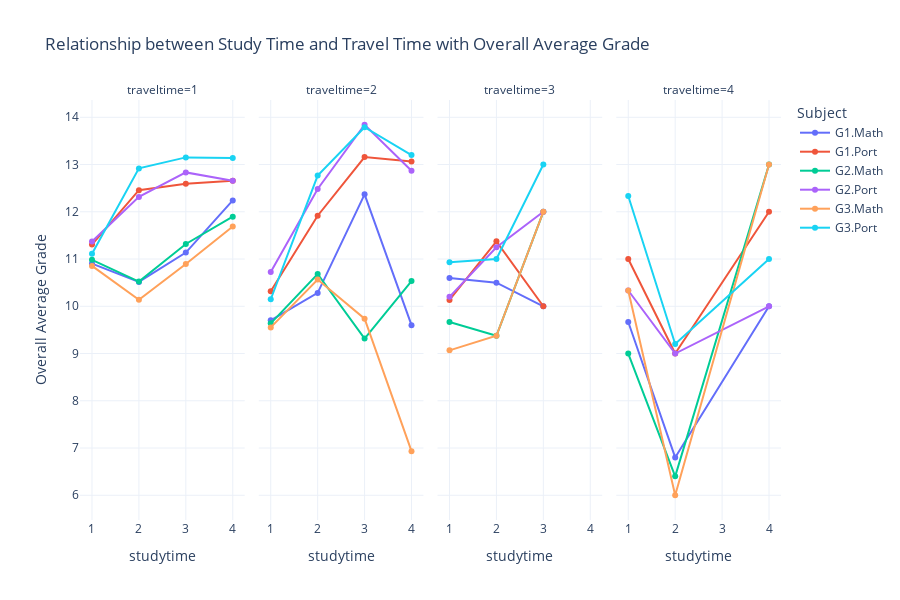

Notebook source saved alongside this figure:
### Markdown cell above
From the above barplot we can see that students are being more absent in the Mathematics subjects and this is the reason that might led them to the failure of that particular subject. Here we can see that the female students are more absent in the classes, but that doesn't neccessarily mean that the female students will be the ones that will have higher chances of failing that particular class. From the previous barplot we saw that male students are more likely to fail when comparing with the female students.

### Code cell
data_melted = data.melt(
    id_vars=['studytime', 'traveltime'], 
    value_vars=['G1.Math', 'G2.Math', 'G3.Math', 'G1.Port', 'G2.Port', 'G3.Port'], 
    var_name='Subject', 
    value_name='Grade'
)

# Group by studytime, traveltime, and Subject, calculate the mean, and reset the index
grouping4 = data_melted.groupby(by=["studytime", "traveltime", "Subject"])["Grade"].mean().reset_index()

# Line plot with Plotly Express
fig = px.line(
    grouping4, 
    x='studytime', 
    y='Grade', 
    color='Subject', 
    markers=True, 
    facet_col='traveltime',
    title='Relationship between Study Time and Travel Time with Overall Average Grade',
    labels={'Grade': 'Overall Average Grade'},
    template='plotly_white'
)

fig.update_layout(height=600, showlegend=True)
fig.show()

### Figure 1 — Plotly figure (JSON) as saved in the notebook; plotly's stock layout.template omitted (floating-point values rounded to 4 significant figures)
{"data": [{"hovertemplate": "Subject=G1.Math<br>traveltime=1<br>studytime=%{x}<br>Overall Average Grade=%{y}<extra></extra>", "legendgroup": "G1.Math", "line": {"color": "#636efa", "dash": "solid"}, "marker": {"symbol": "circle"}, "mode": "lines+markers", "name": "G1.Math", "orientation": "v", "showlegend": true, "type": "scatter", "x": [1, 2, 3, 4], "xaxis": "x", "y": [10.9, 10.52, 11.14, 12.24], "yaxis": "y"}, {"hovertemplate": "Subject=G1.Math<br>traveltime=2<br>studytime=%{x}<br>Overall Average Grade=%{y}<extra></extra>", "legendgroup": "G1.Math", "line": {"color": "#636efa", "dash": "solid"}, "marker": {"symbol": "circle"}, "mode": "lines+markers", "name": "G1.Math", "orientation": "v", "showlegend": false, "type": "scatter", "x": [1, 2, 3, 4], "xaxis": "x2", "y": [9.702, 10.28, 12.37, 9.6], "yaxis": "y2"}, {"hovertemplate": "Subject=G1.Math<br>traveltime=3<br>studytime=%{x}<br>Overall Average Grade=%{y}<extra></extra>", "legendgroup": "G1.Math", "line": {"color": "#636efa", "dash": "solid"}, "marker": {"symbol": "circle"}, "mode": "lines+markers", "name": "G1.Math", "orientation": "v", "showlegend": false, "type": "scatter", "x": [1, 2, 3], "xaxis": "x3", "y": [10.6, 10.5, 10], "yaxis": "y3"}, {"hovertemplate": "Subject=G1.Math<br>traveltime=4<br>studytime=%{x}<br>Overall Average Grade=%{y}<extra></extra>", "legendgroup": "G1.Math", "line": {"color": "#636efa", "dash": "solid"}, "marker": {"symbol": "circle"}, "mode": "lines+markers", "name": "G1.Math", "orientation": "v", "showlegend": false, "type": "scatter", "x": [1, 2, 4], "xaxis": "x4", "y": [9.667, 6.8, 10], "yaxis": "y4"}, {"hovertemplate": "Subject=G1.Port<br>traveltime=1<br>studytime=%{x}<br>Overall Average Grade=%{y}<extra></extra>", "legendgroup": "G1.Port", "line": {"color": "#EF553B", "dash": "solid"}, "marker": {"symbol": "circle"}, "mode": "lines+markers", "name": "G1.Port", "orientation": "v", "showlegend": true, "type": "scatter", "x": [1, 2, 3, 4], "xaxis": "x", "y": [11.31, 12.46, 12.59, 12.66], "yaxis": "y"}, {"hovertemplate": "Subject=G1.Port<br>traveltime=2<br>studytime=%{x}<br>Overall Average Grade=%{y}<extra></extra>", "legendgroup": "G1.Port", "line": {"color": "#EF553B", "dash": "solid"}, "marker": {"symbol": "circle"}, "mode": "lines+markers", "name": "G1.Port", "orientation": "v", "showlegend": false, "type": "scatter", "x": [1, 2, 3, 4], "xaxis": "x2", "y": [10.32, 11.92, 13.16, 13.07], "yaxis": "y2"}, {"hovertemplate": "Subject=G1.Port<br>traveltime=3<br>studytime=%{x}<br>Overall Average Grade=%{y}<extra></extra>", "legendgroup": "G1.Port", "line": {"color": "#EF553B", "dash": "solid"}, "marker": {"symbol": "circle"}, "mode": "lines+markers", "name": "G1.Port", "orientation": "v", "showlegend": false, "type": "scatter", "x": [1, 2, 3], "xaxis": "x3", "y": [10.13, 11.38, 10], "yaxis": "y3"}, {"hovertemplate": "Subject=G1.Port<br>traveltime=4<br>studytime=%{x}<br>Overall Average Grade=%{y}<extra></extra>", "legendgroup": "G1.Port", "line": {"color": "#EF553B", "dash": "solid"}, "marker": {"symbol": "circle"}, "mode": "lines+markers", "name": "G1.Port", "orientation": "v", "showlegend": false, "type": "scatter", "x": [1, 2, 4], "xaxis": "x4", "y": [11, 9, 12], "yaxis": "y4"}, {"hovertemplate": "Subject=G2.Math<br>traveltime=1<br>studytime=%{x}<br>Overall Average Grade=%{y}<extra></extra>", "legendgroup": "G2.Math", "line": {"color": "#00cc96", "dash": "solid"}, "marker": {"symbol": "circle"}, "mode": "lines+markers", "name": "G2.Math", "orientation": "v", "showlegend": true, "type": "scatter", "x": [1, 2, 3, 4], "xaxis": "x", "y": [10.98, 10.52, 11.32, 11.9], "yaxis": "y"}, {"hovertemplate": "Subject=G2.Math<br>traveltime=2<br>studytime=%{x}<br>Overall Average Grade=%{y}<extra></extra>", "legendgroup": "G2.Math", "line": {"color": "#00cc96", "dash": "solid"}, "marker": {"symbol": "circle"}, "mode": "lines+markers", "name": "G2.Math", "orientation": "v", "showlegend": false, "type": "scatter", "x": [1, 2, 3, 4], "xaxis": "x2", "y": [9.638, 10.68, 9.316, 10.53], "yaxis": "y2"}, {"hovertemplate": "Subject=G2.Math<br>traveltime=3<br>studytime=%{x}<br>Overall Average Grade=%{y}<extra></extra>", "legendgroup": "G2.Math", "line": {"color": "#00cc96", "dash": "solid"}, "marker": {"symbol": "circle"}, "mode": "lines+markers", "name": "G2.Math", "orientation": "v", "showlegend": false, "type": "scatter", "x": [1, 2, 3], "xaxis": "x3", "y": [9.667, 9.375, 12], "yaxis": "y3"}, {"hovertemplate": "Subject=G2.Math<br>traveltime=4<br>studytime=%{x}<br>Overall Average Grade=%{y}<extra></extra>", "legendgroup": "G2.Math", "line": {"color": "#00cc96", "dash": "solid"}, "marker": {"symbol": "circle"}, "mode": "lines+markers", "name": "G2.Math", "orientation": "v", "showlegend": false, "type": "scatter", "x": [1, 2, 4], "xaxis": "x4", "y": [9, 6.4, 13], "yaxis": "y4"}, {"hovertemplate": "Subject=G2.Port<br>traveltime=1<br>studytime=%{x}<br>Overall Average Grade=%{y}<extra></extra>", "legendgroup": "G2.Port", "line": {"color": "#ab63fa", "dash": "solid"}, "marker": {"symbol": "circle"}, "mode": "lines+markers", "name": "G2.Port", "orientation": "v", "showlegend": true, "type": "scatter", "x": [1, 2, 3, 4], "xaxis": "x", "y": [11.37, 12.32, 12.83, 12.66], "yaxis": "y"}, {"hovertemplate": "Subject=G2.Port<br>traveltime=2<br>studytime=%{x}<br>Overall Average Grade=%{y}<extra></extra>", "legendgroup": "G2.Port", "line": {"color": "#ab63fa", "dash": "solid"}, "marker": {"symbol": "circle"}, "mode": "lines+markers", "name": "G2.Port", "orientation": "v", "showlegend": false, "type": "scatter", "x": [1, 2, 3, 4], "xaxis": "x2", "y": [10.72, 12.48, 13.84, 12.87], "yaxis": "y2"}, {"hovertemplate": "Subject=G2.Port<br>traveltime=3<br>studytime=%{x}<br>Overall Average Grade=%{y}<extra></extra>", "legendgroup": "G2.Port", "line": {"color": "#ab63fa", "dash": "solid"}, "marker": {"symbol": "circle"}, "mode": "lines+markers", "name": "G2.Port", "orientation": "v", "showlegend": false, "type": "scatter", "x": [1, 2, 3], "xaxis": "x3", "y": [10.2, 11.25, 12], "yaxis": "y3"}, {"hovertemplate": "Subject=G2.Port<br>traveltime=4<br>studytime=%{x}<br>Overall Average Grade=%{y}<extra></extra>", "legendgroup": "G2.Port", "line": {"color": "#ab63fa", "dash": "solid"}, "marker": {"symbol": "circle"}, "mode": "lines+markers", "name": "G2.Port", "orientation": "v", "showlegend": false, "type": "scatter", "x": [1, 2, 4], "xaxis": "x4", "y": [10.33, 9, 10], "yaxis": "y4"}, {"hovertemplate": "Subject=G3.Math<br>traveltime=1<br>studytime=%{x}<br>Overall Average Grade=%{y}<extra></extra>", "legendgroup": "G3.Math", "line": {"color": "#FFA15A", "dash": "solid"}, "marker": {"symbol": "circle"}, "mode": "lines+markers", "name": "G3.Math", "orientation": "v", "showlegend": true, "type": "scatter", "x": [1, 2, 3, 4], "xaxis": "x", "y": [10.85, 10.14, 10.89, 11.69], "yaxis": "y"}, {"hovertemplate": "Subject=G3.Math<br>traveltime=2<br>studytime=%{x}<br>Overall Average Grade=%{y}<extra></extra>", "legendgroup": "G3.Math", "line": {"color": "#FFA15A", "dash": "solid"}, "marker": {"symbol": "circle"}, "mode": "lines+markers", "name": "G3.Math", "orientation": "v", "showlegend": false, "type": "scatter", "x": [1, 2, 3, 4], "xaxis": "x2", "y": [9.553, 10.57, 9.737, 6.933], "yaxis": "y2"}, {"hovertemplate": "Subject=G3.Math<br>traveltime=3<br>studytime=%{x}<br>Overall Average Grade=%{y}<extra></extra>", "legendgroup": "G3.Math", "line": {"color": "#FFA15A", "dash": "solid"}, "marker": {"symbol": "circle"}, "mode": "lines+markers", "name": "G3.Math", "orientation": "v", "showlegend": false, "type": "scatter", "x": [1, 2, 3], "xaxis": "x3", "y": [9.067, 9.375, 12], "yaxis": "y3"}, {"hovertemplate": "Subject=G3.Math<br>traveltime=4<br>studytime=%{x}<br>Overall Average Grade=%{y}<extra></extra>", "legendgroup": "G3.Math", "line": {"color": "#FFA15A", "dash": "solid"}, "marker": {"symbol": "circle"}, "mode": "lines+markers", "name": "G3.Math", "orientation": "v", "showlegend": false, "type": "scatter", "x": [1, 2, 4], "xaxis": "x4", "y": [10.33, 6, 13], "yaxis": "y4"}, {"hovertemplate": "Subject=G3.Port<br>traveltime=1<br>studytime=%{x}<br>Overall Average Grade=%{y}<extra></extra>", "legendgroup": "G3.Port", "line": {"color": "#19d3f3", "dash": "solid"}, "marker": {"symbol": "circle"}, "mode": "lines+markers", "name": "G3.Port", "orientation": "v", "showlegend": true, "type": "scatter", "x": [1, 2, 3, 4], "xaxis": "x", "y": [11.11, 12.92, 13.15, 13.14], "yaxis": "y"}, {"hovertemplate": "Subject=G3.Port<br>traveltime=2<br>studytime=%{x}<br>Overall Average Grade=%{y}<extra></extra>", "legendgroup": "G3.Port", "line": {"color": "#19d3f3", "dash": "solid"}, "marker": {"symbol": "circle"}, "mode": "lines+markers", "name": "G3.Port", "orientation": "v", "showlegend": false, "type": "scatter", "x": [1, 2, 3, 4], "xaxis": "x2", "y": [10.15, 12.77, 13.79, 13.2], "yaxis": "y2"}, {"hovertemplate": "Subject=G3.Port<br>traveltime=3<br>studytime=%{x}<br>Overall Average Grade=%{y}<extra></extra>", "legendgroup": "G3.Port", "line": {"color": "#19d3f3", "dash": "solid"}, "marker": {"symbol": "circle"}, "mode": "lines+markers", "name": "G3.Port", "orientation": "v", "showlegend": false, "type": "scatter", "x": [1, 2, 3], "xaxis": "x3", "y": [10.93, 11, 13], "yaxis": "y3"}, {"hovertemplate": "Subject=G3.Port<br>traveltime=4<br>studytime=%{x}<br>Overall Average Grade=%{y}<extra></extra>", "legendgroup": "G3.Port", "line": {"color": "#19d3f3", "dash": "solid"}, "marker": {"symbol": "circle"}, "mode": "lines+markers", "name": "G3.Port", "orientation": "v", "showlegend": false, "type": "scatter", "x": [1, 2, 4], "xaxis": "x4", "y": [12.33, 9.2, 11], "yaxis": "y4"}], "layout": {"annotations": [{"font": {}, "showarrow": false, "text": "traveltime=1", "x": 0.1175, "xanchor": "center", "xref": "paper", "y": 1, "yanchor": "bottom", "yref": "paper"}, {"font": {}, "showarrow": false, "text": "traveltime=2", "x": 0.3725, "xanchor": "center", "xref": "paper", "y": 1, "yanchor": "bottom", "yref": "paper"}, {"font": {}, "showarrow": false, "text": "traveltime=3", "x": 0.6275, "xanchor": "center", "xref": "paper", "y": 1, "yanchor": "bottom", "yref": "paper"}, {"font": {}, "showarrow": false, "text": "traveltime=4", "x": 0.8825, "xanchor": "center", "xref": "paper", "y": 1, "yanchor": "bottom", "yref": "paper"}], "height": 600, "legend": {"title": {"text": "Subject"}, "tracegroupgap": 0}, "showlegend": true, "title": {"text": "Relationship between Study Time and Travel Time with Overall Average Grade"}, "xaxis": {"anchor": "y", "domain": [0, 0.235], "title": {"text": "studytime"}}, "xaxis2": {"anchor": "y2", "domain": [0.255, 0.49], "matches": "x", "title": {"text": "studytime"}}, "xaxis3": {"anchor": "y3", "domain": [0.51, 0.745], "matches": "x", "title": {"text": "studytime"}}, "xaxis4": {"anchor": "y4", "domain": [0.765, 1.0], "matches": "x", "title": {"text": "studytime"}}, "yaxis": {"anchor": "x", "domain": [0, 1], "title": {"text": "Overall Average Grade"}}, "yaxis2": {"anchor": "x2", "domain": [0, 1], "matches": "y", "showticklabels": false}, "yaxis3": {"anchor": "x3", "domain": [0, 1], "matches": "y", "showticklabels": false}, "yaxis4": {"anchor": "x4", "domain": [0, 1], "matches": "y", "showticklabels": false}}}
